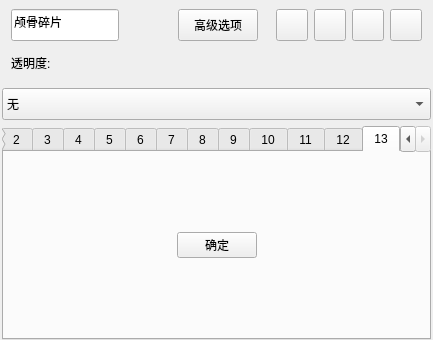
<?xml version="1.0" encoding="UTF-8"?>
<ui version="4.0">
 <class>Main</class>
 <widget class="qMRMLWidget" name="Main">
  <property name="geometry">
   <rect>
    <x>0</x>
    <y>0</y>
    <width>433</width>
    <height>340</height>
   </rect>
  </property>
  <property name="styleSheet">
   <string notr="true"/>
  </property>
  <layout class="QVBoxLayout" name="verticalLayout" stretch="0,240">
   <property name="spacing">
    <number>0</number>
   </property>
   <property name="leftMargin">
    <number>2</number>
   </property>
   <property name="topMargin">
    <number>0</number>
   </property>
   <property name="rightMargin">
    <number>2</number>
   </property>
   <property name="bottomMargin">
    <number>0</number>
   </property>
   <item>
    <widget class="QWidget" name="widget" native="true">
     <property name="styleSheet">
      <string notr="true"/>
     </property>
     <layout class="QGridLayout" name="gridLayout" columnstretch="0,0,0,0,0,0,0,0,0">
      <item row="0" column="6">
       <widget class="QPushButton" name="btn2D">
        <property name="minimumSize">
         <size>
          <width>32</width>
          <height>32</height>
         </size>
        </property>
        <property name="maximumSize">
         <size>
          <width>32</width>
          <height>32</height>
         </size>
        </property>
        <property name="text">
         <string/>
        </property>
        <property name="checkable">
         <bool>true</bool>
        </property>
       </widget>
      </item>
      <item row="0" column="0">
       <widget class="QLineEdit" name="lineEdit">
        <property name="minimumSize">
         <size>
          <width>0</width>
          <height>32</height>
         </size>
        </property>
        <property name="text">
         <string>颅骨碎片</string>
        </property>
       </widget>
      </item>
      <item row="0" column="7">
       <widget class="QPushButton" name="btn3D">
        <property name="minimumSize">
         <size>
          <width>32</width>
          <height>32</height>
         </size>
        </property>
        <property name="maximumSize">
         <size>
          <width>32</width>
          <height>32</height>
         </size>
        </property>
        <property name="text">
         <string/>
        </property>
        <property name="checkable">
         <bool>true</bool>
        </property>
       </widget>
      </item>
      <item row="0" column="8">
       <widget class="QPushButton" name="btnDelete">
        <property name="minimumSize">
         <size>
          <width>32</width>
          <height>32</height>
         </size>
        </property>
        <property name="maximumSize">
         <size>
          <width>32</width>
          <height>32</height>
         </size>
        </property>
        <property name="text">
         <string/>
        </property>
       </widget>
      </item>
      <item row="0" column="5">
       <widget class="QPushButton" name="btnPalette">
        <property name="minimumSize">
         <size>
          <width>32</width>
          <height>32</height>
         </size>
        </property>
        <property name="maximumSize">
         <size>
          <width>32</width>
          <height>32</height>
         </size>
        </property>
        <property name="text">
         <string/>
        </property>
       </widget>
      </item>
      <item row="2" column="1" colspan="8">
       <widget class="qMRMLLinearTransformSlider" name="horizontalSlider3D" native="true">
        <property name="sizePolicy">
         <sizepolicy hsizetype="Preferred" vsizetype="Fixed">
          <horstretch>0</horstretch>
          <verstretch>0</verstretch>
         </sizepolicy>
        </property>
        <property name="minimumSize">
         <size>
          <width>0</width>
          <height>32</height>
         </size>
        </property>
        <property name="decimals" stdset="0">
         <number>0</number>
        </property>
        <property name="minimum" stdset="0">
         <double>0.000000000000000</double>
        </property>
        <property name="maximum" stdset="0">
         <double>100.000000000000000</double>
        </property>
       </widget>
      </item>
      <item row="2" column="0">
       <widget class="QLabel" name="label">
        <property name="minimumSize">
         <size>
          <width>0</width>
          <height>32</height>
         </size>
        </property>
        <property name="text">
         <string>透明度:</string>
        </property>
       </widget>
      </item>
      <item row="0" column="2">
       <widget class="QPushButton" name="btnAdvance">
        <property name="minimumSize">
         <size>
          <width>0</width>
          <height>32</height>
         </size>
        </property>
        <property name="text">
         <string>高级选项</string>
        </property>
        <property name="checkable">
         <bool>true</bool>
        </property>
       </widget>
      </item>
      <item row="0" column="1">
       <spacer name="horizontalSpacer">
        <property name="orientation">
         <enum>Qt::Horizontal</enum>
        </property>
        <property name="sizeHint" stdset="0">
         <size>
          <width>40</width>
          <height>20</height>
         </size>
        </property>
       </spacer>
      </item>
     </layout>
    </widget>
   </item>
   <item>
    <widget class="QWidget" name="widget_2" native="true">
     <property name="styleSheet">
      <string notr="true"/>
     </property>
     <layout class="QVBoxLayout" name="verticalLayout_2">
      <property name="leftMargin">
       <number>0</number>
      </property>
      <property name="topMargin">
       <number>0</number>
      </property>
      <property name="rightMargin">
       <number>0</number>
      </property>
      <property name="bottomMargin">
       <number>0</number>
      </property>
      <item>
       <widget class="QComboBox" name="comboBox">
        <property name="minimumSize">
         <size>
          <width>0</width>
          <height>32</height>
         </size>
        </property>
        <item>
         <property name="text">
          <string>无</string>
         </property>
        </item>
        <item>
         <property name="text">
          <string>笔刷</string>
         </property>
        </item>
        <item>
         <property name="text">
          <string>钢笔</string>
         </property>
        </item>
        <item>
         <property name="text">
          <string>删除</string>
         </property>
        </item>
        <item>
         <property name="text">
          <string>平滑</string>
         </property>
        </item>
        <item>
         <property name="text">
          <string>膨胀</string>
         </property>
        </item>
        <item>
         <property name="text">
          <string>缩小</string>
         </property>
        </item>
        <item>
         <property name="text">
          <string>阈值</string>
         </property>
        </item>
        <item>
         <property name="text">
          <string>镂空</string>
         </property>
        </item>
        <item>
         <property name="text">
          <string>岛</string>
         </property>
        </item>
        <item>
         <property name="text">
          <string>体素减</string>
         </property>
        </item>
        <item>
         <property name="text">
          <string>体素加</string>
         </property>
        </item>
        <item>
         <property name="text">
          <string>反转</string>
         </property>
        </item>
        <item>
         <property name="text">
          <string>转模型</string>
         </property>
        </item>
       </widget>
      </item>
      <item>
       <widget class="QTabWidget" name="tabWidget">
        <property name="currentIndex">
         <number>13</number>
        </property>
        <widget class="QWidget" name="tab">
         <attribute name="title">
          <string>0</string>
         </attribute>
        </widget>
        <widget class="QWidget" name="tab_2">
         <attribute name="title">
          <string>1</string>
         </attribute>
         <layout class="QVBoxLayout" name="verticalLayout_3">
          <item>
           <layout class="QGridLayout" name="gridLayout_2">
            <item row="0" column="1" colspan="3">
             <spacer name="verticalSpacer_2">
              <property name="orientation">
               <enum>Qt::Vertical</enum>
              </property>
              <property name="sizeHint" stdset="0">
               <size>
                <width>20</width>
                <height>40</height>
               </size>
              </property>
             </spacer>
            </item>
            <item row="1" column="0" colspan="4">
             <widget class="QLabel" name="label_7">
              <property name="styleSheet">
               <string notr="true">font: 14pt &quot;黑体&quot;;
color: rgb(17, 170, 0);</string>
              </property>
              <property name="text">
               <string>笔刷功能已激活</string>
              </property>
             </widget>
            </item>
            <item row="4" column="0">
             <spacer name="verticalSpacer">
              <property name="orientation">
               <enum>Qt::Vertical</enum>
              </property>
              <property name="sizeHint" stdset="0">
               <size>
                <width>20</width>
                <height>40</height>
               </size>
              </property>
             </spacer>
            </item>
            <item row="2" column="0">
             <widget class="QLabel" name="label_2">
              <property name="text">
               <string>笔刷大小:</string>
              </property>
             </widget>
            </item>
            <item row="2" column="1" colspan="3">
             <widget class="qMRMLLinearTransformSlider" name="panit_slider" native="true">
              <property name="sizePolicy">
               <sizepolicy hsizetype="Preferred" vsizetype="Fixed">
                <horstretch>0</horstretch>
                <verstretch>0</verstretch>
               </sizepolicy>
              </property>
              <property name="minimumSize">
               <size>
                <width>0</width>
                <height>32</height>
               </size>
              </property>
              <property name="decimals" stdset="0">
               <number>0</number>
              </property>
              <property name="minimum" stdset="0">
               <double>1.000000000000000</double>
              </property>
              <property name="maximum" stdset="0">
               <double>100.000000000000000</double>
              </property>
             </widget>
            </item>
            <item row="3" column="0">
             <widget class="QCheckBox" name="checkBox">
              <property name="text">
               <string>球形笔刷</string>
              </property>
             </widget>
            </item>
           </layout>
          </item>
         </layout>
        </widget>
        <widget class="QWidget" name="tab_3">
         <attribute name="title">
          <string>2</string>
         </attribute>
         <layout class="QVBoxLayout" name="verticalLayout_4">
          <item>
           <spacer name="verticalSpacer_4">
            <property name="orientation">
             <enum>Qt::Vertical</enum>
            </property>
            <property name="sizeHint" stdset="0">
             <size>
              <width>20</width>
              <height>38</height>
             </size>
            </property>
           </spacer>
          </item>
          <item>
           <widget class="QLabel" name="label_6">
            <property name="styleSheet">
             <string notr="true">font: 14pt &quot;黑体&quot;;
color: rgb(17, 170, 0);</string>
            </property>
            <property name="text">
             <string>钢笔功能已激活</string>
            </property>
           </widget>
          </item>
          <item>
           <widget class="QLabel" name="label_3">
            <property name="text">
             <string>1.使用左键在二维视图上绘制
2.使用右键可以填充绘制的区域
3.使用enter键可以填充绘制的区域</string>
            </property>
           </widget>
          </item>
          <item>
           <spacer name="verticalSpacer_3">
            <property name="orientation">
             <enum>Qt::Vertical</enum>
            </property>
            <property name="sizeHint" stdset="0">
             <size>
              <width>20</width>
              <height>39</height>
             </size>
            </property>
           </spacer>
          </item>
         </layout>
        </widget>
        <widget class="QWidget" name="tab_4">
         <attribute name="title">
          <string>3</string>
         </attribute>
         <layout class="QVBoxLayout" name="verticalLayout_5">
          <item>
           <spacer name="verticalSpacer_5">
            <property name="orientation">
             <enum>Qt::Vertical</enum>
            </property>
            <property name="sizeHint" stdset="0">
             <size>
              <width>20</width>
              <height>55</height>
             </size>
            </property>
           </spacer>
          </item>
          <item>
           <widget class="QLabel" name="label_5">
            <property name="styleSheet">
             <string notr="true">font: 14pt &quot;黑体&quot;;
color: rgb(17, 170, 0);</string>
            </property>
            <property name="text">
             <string>删除功能已激活</string>
            </property>
           </widget>
          </item>
          <item>
           <widget class="QLabel" name="label_4">
            <property name="text">
             <string>使用左键在二维视图和三维视图上选择要删除的区域</string>
            </property>
           </widget>
          </item>
          <item>
           <spacer name="verticalSpacer_6">
            <property name="orientation">
             <enum>Qt::Vertical</enum>
            </property>
            <property name="sizeHint" stdset="0">
             <size>
              <width>20</width>
              <height>54</height>
             </size>
            </property>
           </spacer>
          </item>
         </layout>
        </widget>
        <widget class="QWidget" name="tab_5">
         <attribute name="title">
          <string>4</string>
         </attribute>
         <layout class="QGridLayout" name="gridLayout_3">
          <item row="0" column="0" colspan="2">
           <widget class="QLabel" name="label_10">
            <property name="styleSheet">
             <string notr="true">font: 14pt &quot;黑体&quot;;
color: rgb(17, 170, 0);</string>
            </property>
            <property name="text">
             <string>钢笔功能已激活</string>
            </property>
           </widget>
          </item>
          <item row="0" column="2">
           <spacer name="verticalSpacer_7">
            <property name="orientation">
             <enum>Qt::Vertical</enum>
            </property>
            <property name="sizeHint" stdset="0">
             <size>
              <width>20</width>
              <height>40</height>
             </size>
            </property>
           </spacer>
          </item>
          <item row="1" column="0">
           <widget class="QLabel" name="label_8">
            <property name="text">
             <string>卷积核</string>
            </property>
           </widget>
          </item>
          <item row="1" column="1" colspan="2">
           <widget class="qMRMLLinearTransformSlider" name="smooth_slider_kernel" native="true">
            <property name="sizePolicy">
             <sizepolicy hsizetype="Preferred" vsizetype="Fixed">
              <horstretch>0</horstretch>
              <verstretch>0</verstretch>
             </sizepolicy>
            </property>
            <property name="minimumSize">
             <size>
              <width>0</width>
              <height>32</height>
             </size>
            </property>
            <property name="decimals" stdset="0">
             <number>0</number>
            </property>
            <property name="minimum" stdset="0">
             <double>1.000000000000000</double>
            </property>
            <property name="maximum" stdset="0">
             <double>20.000000000000000</double>
            </property>
           </widget>
          </item>
          <item row="1" column="3" rowspan="2">
           <widget class="QPushButton" name="smooth_apply">
            <property name="minimumSize">
             <size>
              <width>0</width>
              <height>32</height>
             </size>
            </property>
            <property name="text">
             <string>确定</string>
            </property>
           </widget>
          </item>
          <item row="2" column="0">
           <widget class="QLabel" name="label_9">
            <property name="text">
             <string>笔刷大小:</string>
            </property>
           </widget>
          </item>
          <item row="2" column="1" colspan="2">
           <widget class="qMRMLLinearTransformSlider" name="smooth_slider_brush" native="true">
            <property name="sizePolicy">
             <sizepolicy hsizetype="Preferred" vsizetype="Fixed">
              <horstretch>0</horstretch>
              <verstretch>0</verstretch>
             </sizepolicy>
            </property>
            <property name="minimumSize">
             <size>
              <width>0</width>
              <height>32</height>
             </size>
            </property>
            <property name="decimals" stdset="0">
             <number>0</number>
            </property>
            <property name="minimum" stdset="0">
             <double>1.000000000000000</double>
            </property>
            <property name="maximum" stdset="0">
             <double>100.000000000000000</double>
            </property>
           </widget>
          </item>
          <item row="3" column="1">
           <spacer name="verticalSpacer_8">
            <property name="orientation">
             <enum>Qt::Vertical</enum>
            </property>
            <property name="sizeHint" stdset="0">
             <size>
              <width>20</width>
              <height>40</height>
             </size>
            </property>
           </spacer>
          </item>
         </layout>
        </widget>
        <widget class="QWidget" name="tab_6">
         <attribute name="title">
          <string>5</string>
         </attribute>
         <layout class="QGridLayout" name="gridLayout_4">
          <item row="0" column="0" colspan="2">
           <widget class="QLabel" name="label_11">
            <property name="styleSheet">
             <string notr="true">font: 14pt &quot;黑体&quot;;
color: rgb(17, 170, 0);</string>
            </property>
            <property name="text">
             <string>膨胀功能已激活</string>
            </property>
           </widget>
          </item>
          <item row="0" column="2">
           <spacer name="verticalSpacer_9">
            <property name="orientation">
             <enum>Qt::Vertical</enum>
            </property>
            <property name="sizeHint" stdset="0">
             <size>
              <width>20</width>
              <height>59</height>
             </size>
            </property>
           </spacer>
          </item>
          <item row="1" column="0">
           <widget class="QLabel" name="label_12">
            <property name="text">
             <string>膨胀大小:</string>
            </property>
           </widget>
          </item>
          <item row="1" column="1" colspan="2">
           <widget class="qMRMLLinearTransformSlider" name="margin_out_slider" native="true">
            <property name="sizePolicy">
             <sizepolicy hsizetype="Preferred" vsizetype="Fixed">
              <horstretch>0</horstretch>
              <verstretch>0</verstretch>
             </sizepolicy>
            </property>
            <property name="minimumSize">
             <size>
              <width>0</width>
              <height>32</height>
             </size>
            </property>
            <property name="decimals" stdset="0">
             <number>0</number>
            </property>
            <property name="minimum" stdset="0">
             <double>1.000000000000000</double>
            </property>
            <property name="maximum" stdset="0">
             <double>6.000000000000000</double>
            </property>
           </widget>
          </item>
          <item row="1" column="3">
           <widget class="QPushButton" name="margin_out_apply">
            <property name="minimumSize">
             <size>
              <width>0</width>
              <height>32</height>
             </size>
            </property>
            <property name="text">
             <string>确定</string>
            </property>
           </widget>
          </item>
          <item row="2" column="1">
           <spacer name="verticalSpacer_10">
            <property name="orientation">
             <enum>Qt::Vertical</enum>
            </property>
            <property name="sizeHint" stdset="0">
             <size>
              <width>20</width>
              <height>59</height>
             </size>
            </property>
           </spacer>
          </item>
         </layout>
        </widget>
        <widget class="QWidget" name="tab_7">
         <attribute name="title">
          <string>6</string>
         </attribute>
         <layout class="QGridLayout" name="gridLayout_5">
          <item row="0" column="0" colspan="2">
           <widget class="QLabel" name="label_13">
            <property name="styleSheet">
             <string notr="true">font: 14pt &quot;黑体&quot;;
color: rgb(17, 170, 0);</string>
            </property>
            <property name="text">
             <string>缩小功能已激活</string>
            </property>
           </widget>
          </item>
          <item row="0" column="2">
           <spacer name="verticalSpacer_11">
            <property name="orientation">
             <enum>Qt::Vertical</enum>
            </property>
            <property name="sizeHint" stdset="0">
             <size>
              <width>20</width>
              <height>59</height>
             </size>
            </property>
           </spacer>
          </item>
          <item row="1" column="0">
           <widget class="QLabel" name="label_14">
            <property name="text">
             <string>大小:</string>
            </property>
           </widget>
          </item>
          <item row="1" column="1" colspan="2">
           <widget class="qMRMLLinearTransformSlider" name="margin_in_slider" native="true">
            <property name="sizePolicy">
             <sizepolicy hsizetype="Preferred" vsizetype="Fixed">
              <horstretch>0</horstretch>
              <verstretch>0</verstretch>
             </sizepolicy>
            </property>
            <property name="minimumSize">
             <size>
              <width>0</width>
              <height>32</height>
             </size>
            </property>
            <property name="decimals" stdset="0">
             <number>0</number>
            </property>
            <property name="minimum" stdset="0">
             <double>1.000000000000000</double>
            </property>
            <property name="maximum" stdset="0">
             <double>6.000000000000000</double>
            </property>
           </widget>
          </item>
          <item row="1" column="3">
           <widget class="QPushButton" name="margin_in_apply">
            <property name="minimumSize">
             <size>
              <width>0</width>
              <height>32</height>
             </size>
            </property>
            <property name="text">
             <string>确定</string>
            </property>
           </widget>
          </item>
          <item row="2" column="2">
           <spacer name="verticalSpacer_12">
            <property name="orientation">
             <enum>Qt::Vertical</enum>
            </property>
            <property name="sizeHint" stdset="0">
             <size>
              <width>20</width>
              <height>59</height>
             </size>
            </property>
           </spacer>
          </item>
         </layout>
        </widget>
        <widget class="QWidget" name="tab_8">
         <property name="minimumSize">
          <size>
           <width>0</width>
           <height>114</height>
          </size>
         </property>
         <attribute name="title">
          <string>7</string>
         </attribute>
         <layout class="QGridLayout" name="gridLayout_6">
          <item row="0" column="0">
           <widget class="QLabel" name="label_15">
            <property name="styleSheet">
             <string notr="true">font: 14pt &quot;黑体&quot;;
color: rgb(17, 170, 0);</string>
            </property>
            <property name="text">
             <string>阈值功能已激活</string>
            </property>
           </widget>
          </item>
          <item row="0" column="1">
           <spacer name="verticalSpacer_13">
            <property name="orientation">
             <enum>Qt::Vertical</enum>
            </property>
            <property name="sizeHint" stdset="0">
             <size>
              <width>20</width>
              <height>59</height>
             </size>
            </property>
           </spacer>
          </item>
          <item row="1" column="0" colspan="2">
           <widget class="ctkRangeWidget" name="thresholdSlider" native="true">
            <property name="minimumSize">
             <size>
              <width>0</width>
              <height>32</height>
             </size>
            </property>
           </widget>
          </item>
          <item row="1" column="2">
           <widget class="QPushButton" name="threshold_apply">
            <property name="minimumSize">
             <size>
              <width>0</width>
              <height>32</height>
             </size>
            </property>
            <property name="text">
             <string>确定</string>
            </property>
           </widget>
          </item>
          <item row="2" column="0">
           <spacer name="verticalSpacer_14">
            <property name="orientation">
             <enum>Qt::Vertical</enum>
            </property>
            <property name="sizeHint" stdset="0">
             <size>
              <width>20</width>
              <height>59</height>
             </size>
            </property>
           </spacer>
          </item>
         </layout>
        </widget>
        <widget class="QWidget" name="tab_9">
         <attribute name="title">
          <string>8</string>
         </attribute>
         <layout class="QGridLayout" name="gridLayout_7">
          <item row="0" column="1">
           <spacer name="verticalSpacer_15">
            <property name="orientation">
             <enum>Qt::Vertical</enum>
            </property>
            <property name="sizeHint" stdset="0">
             <size>
              <width>20</width>
              <height>40</height>
             </size>
            </property>
           </spacer>
          </item>
          <item row="1" column="2">
           <widget class="QComboBox" name="hollow_combox">
            <property name="minimumSize">
             <size>
              <width>0</width>
              <height>32</height>
             </size>
            </property>
            <item>
             <property name="text">
              <string>内侧镂空</string>
             </property>
            </item>
            <item>
             <property name="text">
              <string>中间镂空</string>
             </property>
            </item>
            <item>
             <property name="text">
              <string>外部镂空</string>
             </property>
            </item>
           </widget>
          </item>
          <item row="2" column="2">
           <widget class="QPushButton" name="hollow_apply">
            <property name="minimumSize">
             <size>
              <width>0</width>
              <height>32</height>
             </size>
            </property>
            <property name="text">
             <string>确定</string>
            </property>
           </widget>
          </item>
          <item row="3" column="0">
           <spacer name="verticalSpacer_16">
            <property name="orientation">
             <enum>Qt::Vertical</enum>
            </property>
            <property name="sizeHint" stdset="0">
             <size>
              <width>20</width>
              <height>40</height>
             </size>
            </property>
           </spacer>
          </item>
          <item row="0" column="0">
           <widget class="QLabel" name="label_16">
            <property name="styleSheet">
             <string notr="true">font: 14pt &quot;黑体&quot;;
color: rgb(17, 170, 0);</string>
            </property>
            <property name="text">
             <string>镂空功能已激活</string>
            </property>
           </widget>
          </item>
          <item row="1" column="0" colspan="2">
           <widget class="qMRMLLinearTransformSlider" name="hollow_slider" native="true">
            <property name="sizePolicy">
             <sizepolicy hsizetype="Preferred" vsizetype="Fixed">
              <horstretch>0</horstretch>
              <verstretch>0</verstretch>
             </sizepolicy>
            </property>
            <property name="minimumSize">
             <size>
              <width>0</width>
              <height>32</height>
             </size>
            </property>
            <property name="decimals" stdset="0">
             <number>0</number>
            </property>
            <property name="minimum" stdset="0">
             <double>1.000000000000000</double>
            </property>
            <property name="maximum" stdset="0">
             <double>6.000000000000000</double>
            </property>
           </widget>
          </item>
         </layout>
        </widget>
        <widget class="QWidget" name="tab_10">
         <attribute name="title">
          <string>9</string>
         </attribute>
         <layout class="QGridLayout" name="gridLayout_8">
          <item row="1" column="1">
           <widget class="QPushButton" name="island_keeplargest">
            <property name="minimumSize">
             <size>
              <width>0</width>
              <height>32</height>
             </size>
            </property>
            <property name="text">
             <string>保留最大岛</string>
            </property>
           </widget>
          </item>
          <item row="2" column="0">
           <widget class="QSpinBox" name="island_sp">
            <property name="minimumSize">
             <size>
              <width>0</width>
              <height>32</height>
             </size>
            </property>
            <property name="styleSheet">
             <string notr="true">QSpinBox {
  border: 1px solid white;
}
QSpinBox::up-arrow
{
  width: 10px;
}

QSpinBox::down-arrow
{
  width: 10px;
}</string>
            </property>
            <property name="alignment">
             <set>Qt::AlignCenter</set>
            </property>
            <property name="suffix">
             <string>体素</string>
            </property>
            <property name="prefix">
             <string/>
            </property>
            <property name="maximum">
             <number>100000</number>
            </property>
            <property name="value">
             <number>1000</number>
            </property>
           </widget>
          </item>
          <item row="2" column="1">
           <widget class="QPushButton" name="island_removesmall">
            <property name="minimumSize">
             <size>
              <width>0</width>
              <height>32</height>
             </size>
            </property>
            <property name="text">
             <string>移除小岛</string>
            </property>
           </widget>
          </item>
          <item row="0" column="0">
           <widget class="QLabel" name="label_17">
            <property name="styleSheet">
             <string notr="true">font: 14pt &quot;黑体&quot;;
color: rgb(17, 170, 0);</string>
            </property>
            <property name="text">
             <string>岛功能已激活</string>
            </property>
           </widget>
          </item>
          <item row="0" column="1">
           <spacer name="verticalSpacer_17">
            <property name="orientation">
             <enum>Qt::Vertical</enum>
            </property>
            <property name="sizeHint" stdset="0">
             <size>
              <width>20</width>
              <height>40</height>
             </size>
            </property>
           </spacer>
          </item>
          <item row="3" column="0">
           <spacer name="verticalSpacer_18">
            <property name="orientation">
             <enum>Qt::Vertical</enum>
            </property>
            <property name="sizeHint" stdset="0">
             <size>
              <width>20</width>
              <height>40</height>
             </size>
            </property>
           </spacer>
          </item>
         </layout>
        </widget>
        <widget class="QWidget" name="tab_11">
         <attribute name="title">
          <string>10</string>
         </attribute>
         <layout class="QHBoxLayout" name="horizontalLayout" stretch="1,0">
          <item>
           <widget class="QComboBox" name="substract_cb">
            <property name="minimumSize">
             <size>
              <width>0</width>
              <height>32</height>
             </size>
            </property>
            <item>
             <property name="text">
              <string>无</string>
             </property>
            </item>
            <item>
             <property name="text">
              <string>笔刷</string>
             </property>
            </item>
            <item>
             <property name="text">
              <string>钢笔</string>
             </property>
            </item>
            <item>
             <property name="text">
              <string>删除</string>
             </property>
            </item>
            <item>
             <property name="text">
              <string>平滑</string>
             </property>
            </item>
            <item>
             <property name="text">
              <string>膨胀</string>
             </property>
            </item>
            <item>
             <property name="text">
              <string>缩小</string>
             </property>
            </item>
            <item>
             <property name="text">
              <string>阈值</string>
             </property>
            </item>
            <item>
             <property name="text">
              <string>镂空</string>
             </property>
            </item>
            <item>
             <property name="text">
              <string>岛</string>
             </property>
            </item>
           </widget>
          </item>
          <item>
           <widget class="QPushButton" name="substract_apply">
            <property name="minimumSize">
             <size>
              <width>0</width>
              <height>32</height>
             </size>
            </property>
            <property name="text">
             <string>确定</string>
            </property>
           </widget>
          </item>
         </layout>
        </widget>
        <widget class="QWidget" name="tab_12">
         <attribute name="title">
          <string>11</string>
         </attribute>
         <layout class="QHBoxLayout" name="horizontalLayout_2" stretch="1,0">
          <item>
           <widget class="QComboBox" name="add_cb">
            <item>
             <property name="text">
              <string>无</string>
             </property>
            </item>
            <item>
             <property name="text">
              <string>笔刷</string>
             </property>
            </item>
            <item>
             <property name="text">
              <string>钢笔</string>
             </property>
            </item>
            <item>
             <property name="text">
              <string>删除</string>
             </property>
            </item>
            <item>
             <property name="text">
              <string>平滑</string>
             </property>
            </item>
            <item>
             <property name="text">
              <string>膨胀</string>
             </property>
            </item>
            <item>
             <property name="text">
              <string>缩小</string>
             </property>
            </item>
            <item>
             <property name="text">
              <string>阈值</string>
             </property>
            </item>
            <item>
             <property name="text">
              <string>镂空</string>
             </property>
            </item>
            <item>
             <property name="text">
              <string>岛</string>
             </property>
            </item>
           </widget>
          </item>
          <item>
           <widget class="QPushButton" name="add_apply">
            <property name="text">
             <string>确定</string>
            </property>
           </widget>
          </item>
         </layout>
        </widget>
        <widget class="QWidget" name="tab_13">
         <attribute name="title">
          <string>12</string>
         </attribute>
         <layout class="QHBoxLayout" name="horizontalLayout_3">
          <item>
           <spacer name="horizontalSpacer_2">
            <property name="orientation">
             <enum>Qt::Horizontal</enum>
            </property>
            <property name="sizeHint" stdset="0">
             <size>
              <width>40</width>
              <height>20</height>
             </size>
            </property>
           </spacer>
          </item>
          <item>
           <widget class="QPushButton" name="invert_apply">
            <property name="text">
             <string>确定</string>
            </property>
           </widget>
          </item>
          <item>
           <spacer name="horizontalSpacer_3">
            <property name="orientation">
             <enum>Qt::Horizontal</enum>
            </property>
            <property name="sizeHint" stdset="0">
             <size>
              <width>40</width>
              <height>20</height>
             </size>
            </property>
           </spacer>
          </item>
         </layout>
        </widget>
        <widget class="QWidget" name="tab_14">
         <attribute name="title">
          <string>13</string>
         </attribute>
         <layout class="QHBoxLayout" name="horizontalLayout_4">
          <item>
           <spacer name="horizontalSpacer_4">
            <property name="orientation">
             <enum>Qt::Horizontal</enum>
            </property>
            <property name="sizeHint" stdset="0">
             <size>
              <width>40</width>
              <height>20</height>
             </size>
            </property>
           </spacer>
          </item>
          <item>
           <widget class="QPushButton" name="convert_model_apply">
            <property name="text">
             <string>确定</string>
            </property>
           </widget>
          </item>
          <item>
           <spacer name="horizontalSpacer_5">
            <property name="orientation">
             <enum>Qt::Horizontal</enum>
            </property>
            <property name="sizeHint" stdset="0">
             <size>
              <width>40</width>
              <height>20</height>
             </size>
            </property>
           </spacer>
          </item>
         </layout>
        </widget>
       </widget>
      </item>
     </layout>
    </widget>
   </item>
  </layout>
  <zorder>widget_2</zorder>
  <zorder>widget</zorder>
 </widget>
 <customwidgets>
  <customwidget>
   <class>qMRMLWidget</class>
   <extends>QWidget</extends>
   <header>qMRMLWidget.h</header>
   <container>1</container>
  </customwidget>
  <customwidget>
   <class>ctkSliderWidget</class>
   <extends>QWidget</extends>
   <header>ctkSliderWidget.h</header>
  </customwidget>
  <customwidget>
   <class>qMRMLSliderWidget</class>
   <extends>ctkSliderWidget</extends>
   <header>qMRMLSliderWidget.h</header>
   <container>1</container>
  </customwidget>
  <customwidget>
   <class>qMRMLLinearTransformSlider</class>
   <extends>qMRMLSliderWidget</extends>
   <header>qMRMLLinearTransformSlider.h</header>
   <container>1</container>
  </customwidget>
  <customwidget>
   <class>ctkRangeWidget</class>
   <extends>QWidget</extends>
   <header location="global">ctkrangewidget.h</header>
   <container>1</container>
  </customwidget>
 </customwidgets>
 <resources/>
 <connections/>
</ui>
